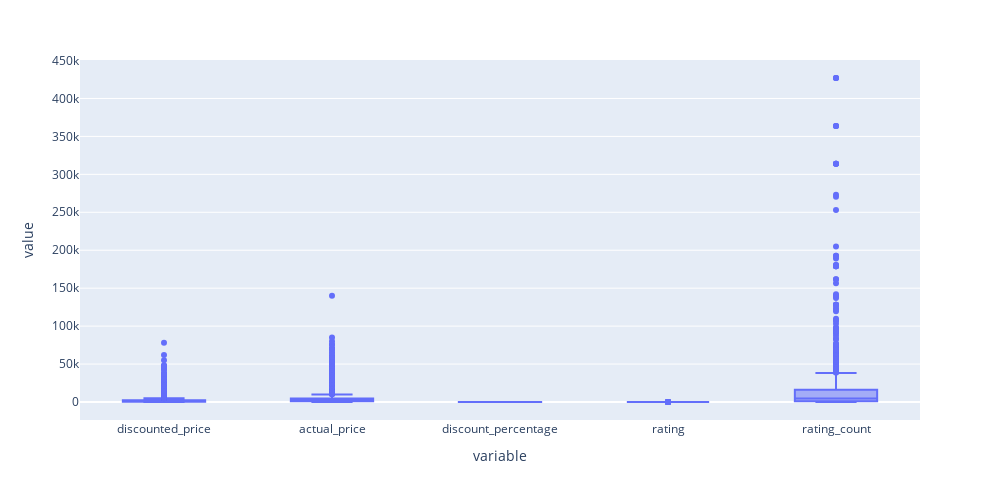

The notebook cell saved with this chart:
### Code cell
fig = px.box(data_frame=data.select_dtypes(include=np.number),orientation="v")
fig.update_layout(
    width=1000,  # Set the width in inches
    height=500   # Set the height in inches
)

### Figure 1 — Plotly figure (JSON) as saved in the notebook; plotly's stock layout.template omitted (floating-point values rounded to 4 significant figures; data arrays with more than 128 entries replaced by an {"elided": "..."} marker saying what was removed)
{"data": [{"alignmentgroup": "True", "hovertemplate": "variable=%{x}<br>value=%{y}<extra></extra>", "legendgroup": "", "marker": {"color": "#636efa"}, "name": "", "notched": false, "offsetgroup": "", "orientation": "v", "showlegend": false, "type": "box", "x": {"elided": "6755 str values"}, "x0": " ", "xaxis": "x", "y": {"elided": "6755 float values"}, "y0": " ", "yaxis": "y"}], "layout": {"boxmode": "group", "height": 500, "legend": {"tracegroupgap": 0}, "margin": {"t": 60}, "width": 1000, "xaxis": {"anchor": "y", "domain": [0, 1], "title": {"text": "variable"}}, "yaxis": {"anchor": "x", "domain": [0, 1], "title": {"text": "value"}}}}
